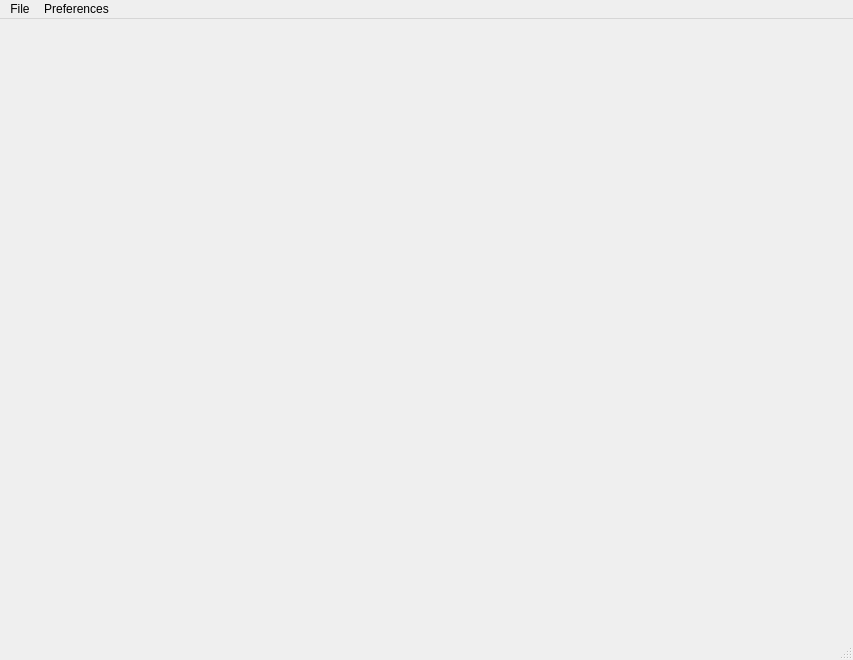
<?xml version="1.0" encoding="UTF-8"?>
<ui version="4.0">
 <class>MainWindow</class>
 <widget class="QMainWindow" name="MainWindow">
  <property name="geometry">
   <rect>
    <x>0</x>
    <y>0</y>
    <width>853</width>
    <height>660</height>
   </rect>
  </property>
  <property name="windowTitle">
   <string>MainWindow</string>
  </property>
  <widget class="QWidget" name="centralwidget">
   <layout class="QGridLayout" name="gridLayout">
    <property name="leftMargin">
     <number>0</number>
    </property>
    <property name="topMargin">
     <number>0</number>
    </property>
    <property name="rightMargin">
     <number>0</number>
    </property>
    <property name="bottomMargin">
     <number>0</number>
    </property>
    <item row="0" column="0">
     <widget class="QStackedWidget" name="mainStack">
      <property name="currentIndex">
       <number>2</number>
      </property>
      <widget class="QWidget" name="ImportDataPage">
       <layout class="QVBoxLayout" name="verticalLayout_2"/>
      </widget>
      <widget class="QWidget" name="FileViewerPage">
       <layout class="QVBoxLayout" name="verticalLayout"/>
      </widget>
      <widget class="QWidget" name="NavigatorPage">
       <layout class="QVBoxLayout" name="verticalLayout_3"/>
      </widget>
     </widget>
    </item>
   </layout>
  </widget>
  <widget class="QMenuBar" name="menubar">
   <property name="geometry">
    <rect>
     <x>0</x>
     <y>0</y>
     <width>853</width>
     <height>37</height>
    </rect>
   </property>
   <widget class="QMenu" name="menuPreferences">
    <property name="title">
     <string>Preferences</string>
    </property>
    <widget class="QMenu" name="menuAppearance">
     <property name="enabled">
      <bool>false</bool>
     </property>
     <property name="title">
      <string>Appearance</string>
     </property>
     <widget class="QMenu" name="menuTheme">
      <property name="title">
       <string>Theme</string>
      </property>
      <addaction name="actionDarkTheme"/>
      <addaction name="actionLightTheme"/>
      <addaction name="actionAutoTheme"/>
     </widget>
     <addaction name="menuTheme"/>
     <addaction name="actionFont_Size"/>
    </widget>
    <addaction name="actionReset_Preferences"/>
    <addaction name="actionImport_Preferences"/>
    <addaction name="actionExport_Preferences"/>
    <addaction name="separator"/>
    <addaction name="menuAppearance"/>
   </widget>
   <widget class="QMenu" name="menuFile">
    <property name="title">
     <string>File</string>
    </property>
   </widget>
   <addaction name="menuFile"/>
   <addaction name="menuPreferences"/>
  </widget>
  <widget class="QStatusBar" name="statusbar"/>
  <action name="actionGet_Sequences">
   <property name="text">
    <string>Get Sequences</string>
   </property>
  </action>
  <action name="actionDark_Theme">
   <property name="text">
    <string>Dark Theme</string>
   </property>
  </action>
  <action name="actionLight_Theme">
   <property name="text">
    <string>Light Theme</string>
   </property>
  </action>
  <action name="actionAuto">
   <property name="text">
    <string>Auto</string>
   </property>
  </action>
  <action name="actionImport_Data">
   <property name="text">
    <string>Import Data</string>
   </property>
  </action>
  <action name="actionFile_Viewer">
   <property name="text">
    <string>File Viewer</string>
   </property>
  </action>
  <action name="actionGenerate_Groups">
   <property name="text">
    <string>Generate Groups</string>
   </property>
  </action>
  <action name="actionReset_Preferences">
   <property name="text">
    <string>Reset Default</string>
   </property>
  </action>
  <action name="actionImport_Preferences">
   <property name="text">
    <string>Import Preferences</string>
   </property>
  </action>
  <action name="actionExport_Preferences">
   <property name="text">
    <string>Export Preferences</string>
   </property>
  </action>
  <action name="actionDarkTheme">
   <property name="checkable">
    <bool>false</bool>
   </property>
   <property name="text">
    <string>Dark Theme</string>
   </property>
  </action>
  <action name="actionLightTheme">
   <property name="checkable">
    <bool>false</bool>
   </property>
   <property name="text">
    <string>Light Theme</string>
   </property>
  </action>
  <action name="actionAutoTheme">
   <property name="checkable">
    <bool>false</bool>
   </property>
   <property name="text">
    <string>Auto</string>
   </property>
  </action>
  <action name="actionFont_Size">
   <property name="text">
    <string>Font Size</string>
   </property>
  </action>
  <action name="actionImport_Data_Dialog">
   <property name="text">
    <string>Import Data</string>
   </property>
  </action>
  <action name="actionCard">
   <property name="text">
    <string>Card</string>
   </property>
  </action>
 </widget>
 <resources/>
 <connections/>
</ui>
